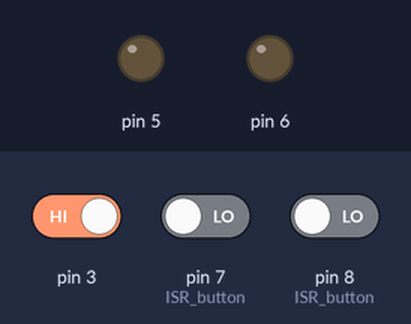
Recording of a sketch running on a simulated Arduino Uno, built with avr-gcc and run on an emulated ATmega328P. Shown: output pins drawn as LEDs (lit = HIGH). Dashed ring = blinking. The test bench sets the inputs (shaded band); at power-on: pin 3 HIGH, pin 7 (ISR_button) LOW, pin 8 (ISR_button) LOW.

Above: at 1.2 s.
1.3 s: pin 3 driven LOW
At 1.76 s:
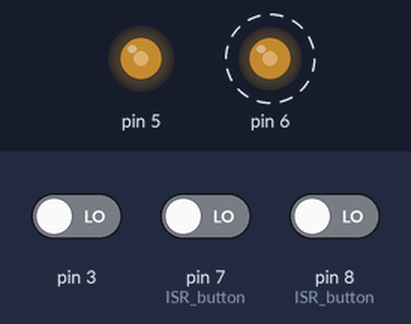
Timing chart, 0 to 10.3 s (numbered marks = the images above; inputs shaded):
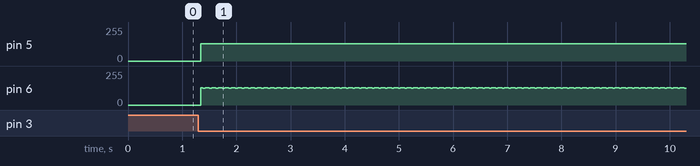

The sketch:

final.ino
```cpp
#include <TimerOne.h>


int note5 = 0;
int count5 = 0;
int button5_flag = 0;
int note6 = 0;
int count6 = 0;
int button6_flag = 0;


void ISR_button() // external interrupt
{
	// Press the pushbutton one time to turn note on and another time to turn off

	//----------------------------------------------------
	if ((digitalRead(7) == LOW) && (note6 == 0)) // turn note 333Hz on
	{
		note6 = 1;
	}
	else if ((digitalRead(7) == LOW) && (note6 == 1)) // turn note 333Hz off
	{
		note6 = 0;
	}
	//---------------------------------------------------

	if ((digitalRead(8) == LOW) && (note5 == 0)) // turn note 500Hz on
	{
		note5 = 1;
	}
	else if ((digitalRead(8) == LOW) && (note5 == 1)) // turn note 500Hz off
	{

		note5 = 0;
	}


}


void ISR_timer() // interrupt occurs every 100us
{
	if (note6 == 1) // ~= 333 Hz
	{
		// conditional setting the square wave frequency
		if (count6 < 15)
		{
			digitalWrite(6,HIGH);
			count6++;
		}
		else if (count6 >= 15)
		{
			digitalWrite(6,LOW);
			count6++;
			if (count6 == 30)
			{
				count6 = 0;
			}
		}
	}
	else
	{
		digitalWrite(6,LOW);
	}
	//-------------------------------------------

	if (note5 == 1) //  ~= 500 Hz
	{
		// conditional setting the square wave frequency
		if (count5 < 10)
		{
			digitalWrite(5,HIGH);
			count5++;
		}
		else if (count5 >= 10)
		{
			digitalWrite(5,LOW);
			count5++;
			if (count5 == 20)
			{
				count5 = 0;
			}
		}
	}
	else
	{
		digitalWrite(5,LOW);
	}


}

void setup()
{
	pinMode(7,INPUT);
	pinMode(8,INPUT);
	pinMode(6,OUTPUT);
	pinMode(5,OUTPUT);
	pinMode(3,INPUT);
  	Timer1.initialize(100);
  	Timer1.attachInterrupt(ISR_timer);
  	attachInterrupt(digitalPinToInterrupt(3),ISR_button,FALLING);

}


void loop()
{

}
```

Measured:
- after the input at 1.3 s, pin 5: 0/255 → 128/255 at once; pin 6: alternates 131/255 for 0.08 s and 124/255 for 0.04 s, starting at once
